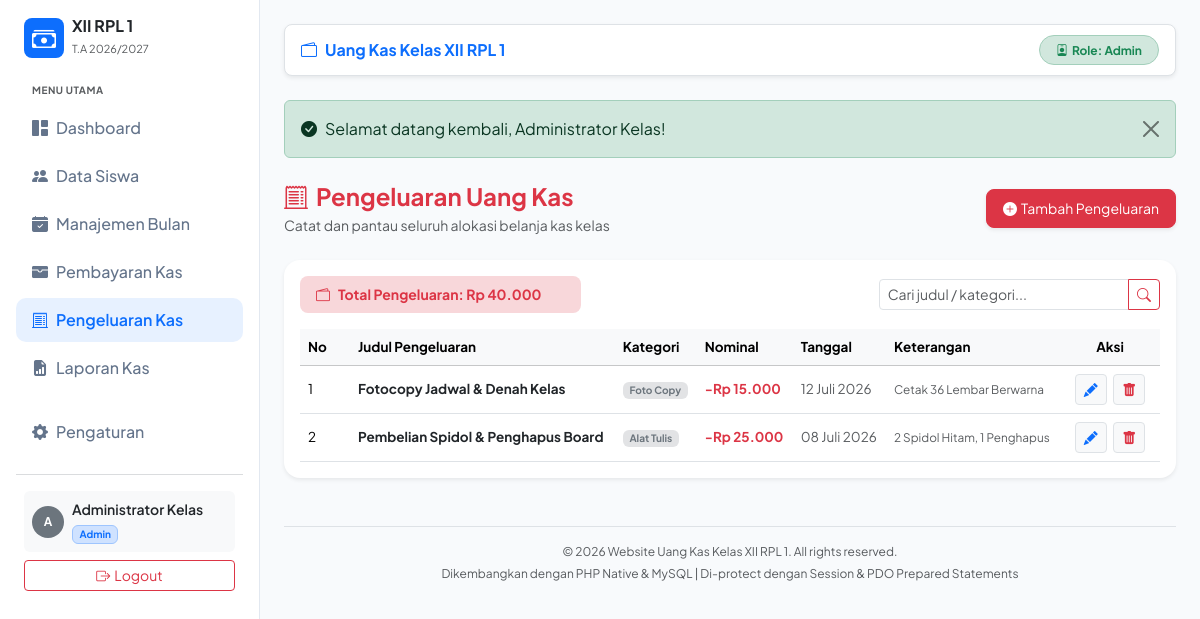
/php_native/pages/pengeluaran.php (signed in), run on the app's committed database.
### tables this page shows
CREATE TABLE `pengaturan` (
  `id` INT PRIMARY KEY DEFAULT 1,
  `nama_kelas` VARCHAR(50) NOT NULL DEFAULT 'XII RPL 1',
  `nominal_kas_mingguan` DECIMAL(12,2) NOT NULL DEFAULT 5000,
  `tahun_ajaran` VARCHAR(20) NOT NULL DEFAULT '2026/2027',
  `nama_wali_kelas` VARCHAR(100) DEFAULT 'Dra. Endang Susilowati',
  `nama_bendahara` VARCHAR(100) DEFAULT 'Siti Rahma'
);

CREATE TABLE `pengeluaran_kas` (
  `id` INT AUTO_INCREMENT PRIMARY KEY,
  `judul` VARCHAR(150) NOT NULL,
  `kategori` VARCHAR(50) NOT NULL DEFAULT 'Umum',
  `nominal` DECIMAL(12,2) NOT NULL,
  `tanggal` DATE NOT NULL,
  `keterangan` TEXT DEFAULT NULL,
  `created_by` VARCHAR(100) DEFAULT 'Bendahara',
  `created_at` DATETIME DEFAULT CURRENT_TIMESTAMP
);

### php_native/pages/pengeluaran.php (the view, shortened to what this page needs)
<?php
require_once '../includes/header.php';
require_once '../includes/sidebar.php';
require_once '../includes/navbar.php';
$search = trim($_GET['search'] ?? '');
if (!empty($search)) {
    $stmt = $pdo->prepare("SELECT * FROM pengeluaran_kas WHERE judul LIKE ? OR kategori LIKE ? OR keterangan LIKE ? ORDER BY tanggal DESC, id DESC");
    $stmt->execute(["%$search%", "%$search%", "%$search%"]);
} else {
    $stmt = $pdo->query("SELECT * FROM pengeluaran_kas ORDER BY tanggal DESC, id DESC");
}
$list_pengeluaran = $stmt->fetchAll();
$stmt_tot = $pdo->query("SELECT COALESCE(SUM(nominal), 0) AS total FROM pengeluaran_kas");
$total_out = $stmt_tot->fetch()['total'];
?>
<div class="d-flex flex-column flex-md-row justify-content-between align-items-md-center mb-4 gap-3">
    <div>
        <h4 class="fw-bold mb-1 text-danger"><i class="bi bi-receipt-cutoff me-2"></i>Pengeluaran Uang Kas</h4>
        <p class="text-muted small mb-0">Catat dan pantau seluruh alokasi belanja kas kelas</p>
    </div>
    <div>
        <button type="button" class="btn btn-danger btn-sm rounded-3 shadow-sm px-3 py-2" data-bs-toggle="modal" data-bs-target="#modalTambahKeluar">
            <i class="bi bi-plus-circle-fill me-1"></i>Tambah Pengeluaran
        </button>
    </div>
</div>
<div class="card border-0 shadow-sm rounded-4 p-3 bg-white">
    <div class="row justify-content-between align-items-center mb-3 g-2">
        <div class="col-12 col-md-4">
            <div class="bg-danger-subtle text-danger px-3 py-2 rounded-3 fw-bold small">
                <i class="bi bi-wallet2 me-2"></i>Total Pengeluaran: <?= format_rupiah($total_out); ?>
            </div>
        </div>
        <div class="col-12 col-md-4 ms-auto">
            <form action="" method="GET">
                <div class="input-group input-group-sm">
                    <input type="text" name="search" class="form-control" placeholder="Cari judul / kategori..." value="<?= htmlspecialchars($search); ?>">
                    <button class="btn btn-outline-danger" type="submit"><i class="bi bi-search"></i></button>
                </div>
            </form>
        </div>
    </div>
    <div class="table-responsive">
        <table class="table table-hover align-middle mb-0" style="font-size: 13.5px;">
            <thead class="table-light">
                <tr>
                    <th width="50">No</th>
                    <th>Judul Pengeluaran</th>
                    <th>Kategori</th>
                    <th>Nominal</th>
                    <th>Tanggal</th>
                    <th>Keterangan</th>
                    <th width="100" class="text-center">Aksi</th>
                </tr>
            </thead>
            <tbody>
                <?php $no = 1; foreach ($list_pengeluaran as $p): ?>
                <tr>
                    <td><?= $no++; ?></td>
                    <td class="fw-bold text-dark"><?= htmlspecialchars($p['judul']); ?></td>
                    <td><span class="badge bg-secondary-subtle text-secondary"><?= htmlspecialchars($p['kategori']); ?></span></td>
                    <td class="fw-bold text-danger">-<?= format_rupiah($p['nominal']); ?></td>
                    <td class="text-muted"><?= format_tanggal_indo($p['tanggal']); ?></td>
                    <td class="text-muted small"><?= htmlspecialchars($p['keterangan'] ?: '-'); ?></td>
                    <td class="text-center">
                        <button type="button" class="btn btn-sm btn-light border text-primary me-1" data-bs-toggle="modal" data-bs-target="#modalEditKeluar<?= $p['id']; ?>">
                            <i class="bi bi-pencil-fill"></i>
                        </button>
                        <a href="pengeluaran.php?action=delete&id=<?= $p['id']; ?>" class="btn btn-sm btn-light border text-danger" onclick="return confirm('Hapus data pengeluaran ini?')">
                            <i class="bi bi-trash-fill"></i>
                        </a>
                    </td>
                </tr>
                <?php endforeach; ?>
            </tbody>
        </table>
    </div>
</div>
<?php require_once '../includes/footer.php'; ?>

### php_native/includes/sidebar.php
<?php
$current_page = basename($_SERVER['PHP_SELF']);
?>
<div class="sidebar p-3 d-none d-md-block">
    <div class="d-flex align-items-center gap-2 mb-4 px-2">
        <div class="bg-primary text-white rounded-3 p-2 d-flex align-items-center justify-content-center" style="width: 40px; height: 40px;">
            <i class="bi bi-cash-stack fs-4"></i>
        </div>
        <div>
            <h6 class="fw-bold mb-0 text-dark"><?= htmlspecialchars($setting['nama_kelas']); ?></h6>
            <small class="text-muted" style="font-size: 11px;">T.A <?= htmlspecialchars($setting['tahun_ajaran']); ?></small>
        </div>
    </div>
    <div class="text-uppercase text-muted px-3 mb-2" style="font-size: 10px; font-weight: 700; letter-spacing: 0.5px;">Menu Utama</div>
    <ul class="nav nav-pills flex-column mb-auto">
        <li class="nav-item">
            <a href="dashboard.php" class="nav-link <?= $current_page == 'dashboard.php' ? 'active' : ''; ?>">
                <i class="bi bi-grid-1x2-fill me-2"></i>Dashboard
            </a>
        </li>
        <li class="nav-item">
            <a href="siswa.php" class="nav-link <?= $current_page == 'siswa.php' ? 'active' : ''; ?>">
                <i class="bi bi-people-fill me-2"></i>Data Siswa
            </a>
        </li>
        <li class="nav-item">
            <a href="bulan.php" class="nav-link <?= $current_page == 'bulan.php' ? 'active' : ''; ?>">
                <i class="bi bi-calendar-check-fill me-2"></i>Manajemen Bulan
            </a>
        </li>
        <li class="nav-item">
            <a href="pembayaran.php" class="nav-link <?= $current_page == 'pembayaran.php' ? 'active' : ''; ?>">
                <i class="bi bi-wallet-fill me-2"></i>Pembayaran Kas
            </a>
        </li>
        <li class="nav-item">
            <a href="pengeluaran.php" class="nav-link <?= $current_page == 'pengeluaran.php' ? 'active' : ''; ?>">
                <i class="bi bi-receipt-cutoff me-2"></i>Pengeluaran Kas
            </a>
        </li>
        <li class="nav-item">
            <a href="laporan.php" class="nav-link <?= $current_page == 'laporan.php' ? 'active' : ''; ?>">
                <i class="bi bi-file-earmark-bar-graph-fill me-2"></i>Laporan Kas
            </a>
        </li>
        <li class="nav-item mt-3">
            <a href="pengaturan.php" class="nav-link <?= $current_page == 'pengaturan.php' ? 'active' : ''; ?>">
                <i class="bi bi-gear-fill me-2"></i>Pengaturan
            </a>
        </li>
    </ul>
    <hr class="my-3 text-secondary opacity-25">
    <div class="px-2">
        <div class="d-flex align-items-center gap-2 p-2 rounded bg-light">
            <div class="bg-secondary text-white rounded-circle d-flex align-items-center justify-content-center" style="width: 32px; height: 32px; font-weight: bold; font-size: 12px;">
                <?= strtoupper(substr($_SESSION['username'] ?? 'U', 0, 1)); ?>
            </div>
            <div class="overflow-hidden" style="flex: 1;">
                <div class="fw-semibold text-truncate small"><?= htmlspecialchars($_SESSION['nama_lengkap'] ?? 'User'); ?></div>
                <span class="badge bg-primary-subtle text-primary border border-primary-subtle" style="font-size: 10px;"><?= htmlspecialchars($_SESSION['user_role'] ?? 'Bendahara'); ?></span>
            </div>
        </div>
        <a href="../auth/logout.php" class="btn btn-outline-danger btn-sm w-100 mt-2">
            <i class="bi bi-box-arrow-right me-1"></i>Logout
        </a>
    </div>
</div>

### php_native/includes/navbar.php (shortened to what this page needs)
<div class="content-area">
    <nav class="navbar navbar-expand-lg navbar-light bg-white rounded-3 shadow-sm mb-4 px-3 py-2 border">
        <div class="container-fluid p-0">
            <span class="navbar-brand fw-bold fs-6 text-primary me-auto">
                <i class="bi bi-wallet2 me-2"></i>Uang Kas Kelas <?= htmlspecialchars($setting['nama_kelas']); ?>
            </span>
            <div class="d-flex align-items-center gap-2">
                <span class="badge bg-success-subtle text-success border border-success-subtle px-3 py-2 rounded-pill small">
                    <i class="bi bi-person-badge me-1"></i>Role: <?= htmlspecialchars($_SESSION['user_role'] ?? 'Bendahara'); ?>
                </span>
            </div>
        </div>
    </nav>

### php_native/includes/footer.php (shortened to what this page needs)
    <footer class="mt-5 pt-3 text-center text-muted border-top" style="font-size: 12px;">
        <p class="mb-1">&copy; <?= date('Y'); ?> Website Uang Kas Kelas <?= htmlspecialchars($setting['nama_kelas']); ?>. All rights reserved.</p>
        <p class="mb-0">Dikembangkan dengan PHP Native &amp; MySQL | Di-protect dengan Session &amp; PDO Prepared Statements</p>
    </footer>
</div></div>
</body>
</html>

### php_native/includes/header.php (style rules this page uses)
body { font-family: 'Plus Jakarta Sans', sans-serif; background-color: #f8fafc; }
.sidebar { width: 260px; min-height: 100vh; background: #ffffff; border-right: 1px solid #e2e8f0; }
.sidebar .nav-link { color: #64748b; font-weight: 500; padding: 10px 16px; border-radius: 10px; margin-bottom: 4px; }
.sidebar .nav-link:hover, .sidebar .nav-link.active { color: #0d6efd; background-color: #e7f1ff; font-weight: 600; }
.content-area { flex: 1; padding: 24px; }

### data on the page
pengaturan: nama_kelas "XII RPL 1", tahun_ajaran "2026/2027"
pengeluaran_kas: judul "Fotocopy Jadwal & Denah Kelas", kategori "Foto Copy", nominal "Rp 15.000", tanggal "12 Juli 2026", keterangan "Cetak 36 Lembar Berwarna"
pengeluaran_kas: judul "Pembelian Spidol & Penghapus Board", kategori "Alat Tulis", nominal "Rp 25.000", tanggal "08 Juli 2026", keterangan "2 Spidol Hitam, 1 Penghapus"

### other printed values
substr($_SESSION['username'] ?? 'U', 0, 1) "A"
$_SESSION['nama_lengkap'] "Administrator Kelas"
$_SESSION['user_role'] "Admin"
$_SESSION['flash_success'] "Selamat datang kembali, Administrator Kelas!"
format_rupiah($total_out) "Rp 40.000"
